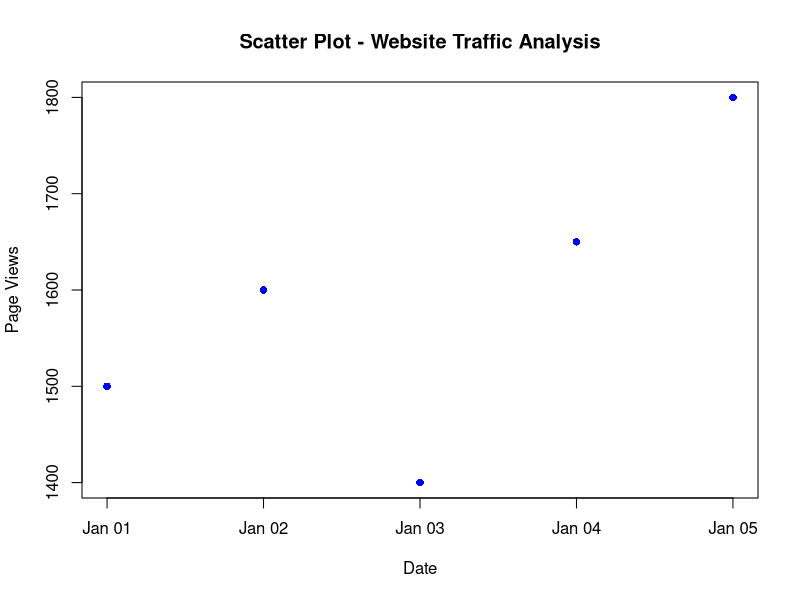

Write the R code that produced this figure.
# Provided data
traffic_data <- data.frame(
  Date = as.Date(c('2023-01-01', '2023-01-02', '2023-01-03', '2023-01-04', '2023-01-05')),
  Page_Views = c(1500, 1600, 1400, 1650, 1800),
  Click_through_Rate = c(2.3, 2.7, 2.0, 2.4, 2.6)
)

# Convert Click-through Rate to numeric
traffic_data$Click_through_Rate <- as.numeric(sub("%", "", traffic_data$Click_through_Rate))

# Scatter Plot
plot(traffic_data$Date, traffic_data$Page_Views, col = "blue", pch = 16,
     main = "Scatter Plot - Website Traffic Analysis", xlab = "Date", ylab = "Page Views")
